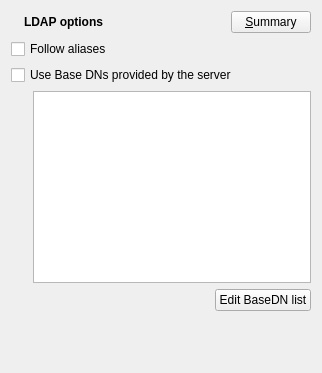
         <widget class="QWidget" name="WStackPage" >
          <layout class="QGridLayout" >
           <item row="0" column="0" colspan="3" >
            <layout class="QHBoxLayout" >
             <item>
              <widget class="QLabel" name="pixmapLabel5" >
               <property name="sizePolicy" >
                <sizepolicy vsizetype="Preferred" hsizetype="Maximum" >
                 <horstretch>0</horstretch>
                 <verstretch>0</verstretch>
                </sizepolicy>
               </property>
               <property name="pixmap" >
                <pixmap/>
               </property>
               <property name="scaledContents" >
                <bool>false</bool>
               </property>
               <property name="wordWrap" >
                <bool>false</bool>
               </property>
              </widget>
             </item>
             <item>
              <widget class="QLabel" name="textLabel9" >
               <property name="text" >
                <string>&lt;b>LDAP options&lt;/b></string>
               </property>
               <property name="wordWrap" >
                <bool>false</bool>
               </property>
              </widget>
             </item>
             <item>
              <widget class="QPushButton" name="pushButton10_2" >
               <property name="sizePolicy" >
                <sizepolicy vsizetype="Fixed" hsizetype="Maximum" >
                 <horstretch>0</horstretch>
                 <verstretch>0</verstretch>
                </sizepolicy>
               </property>
               <property name="text" >
                <string>&amp;Summary</string>
               </property>
               <property name="shortcut" >
                <string>Alt+S</string>
               </property>
              </widget>
             </item>
            </layout>
           </item>
           <item row="1" column="0" colspan="3" >
            <widget class="QCheckBox" name="aliasBox" >
             <property name="text" >
              <string>Follow aliases</string>
             </property>
            </widget>
           </item>
           <item row="2" column="0" colspan="3" >
            <widget class="QCheckBox" name="baseBox" >
             <property name="text" >
              <string>Use Base DNs provided by the server</string>
             </property>
            </widget>
           </item>
           <item row="3" column="1" colspan="2" >
            <widget class="QListWidget" name="baseDNView" />
           </item>
           <item row="4" column="1" >
            <spacer>
             <property name="orientation" >
              <enum>Qt::Horizontal</enum>
             </property>
             <property name="sizeType" >
              <enum>QSizePolicy::Expanding</enum>
             </property>
             <property name="sizeHint" >
              <size>
               <width>176</width>
               <height>21</height>
              </size>
             </property>
            </spacer>
           </item>
           <item row="3" column="0" >
            <spacer>
             <property name="orientation" >
              <enum>Qt::Horizontal</enum>
             </property>
             <property name="sizeType" >
              <enum>QSizePolicy::Fixed</enum>
             </property>
             <property name="sizeHint" >
              <size>
               <width>16</width>
               <height>21</height>
              </size>
             </property>
            </spacer>
           </item>
           <item row="5" column="2" >
            <spacer>
             <property name="orientation" >
              <enum>Qt::Vertical</enum>
             </property>
             <property name="sizeType" >
              <enum>QSizePolicy::Expanding</enum>
             </property>
             <property name="sizeHint" >
              <size>
               <width>21</width>
               <height>51</height>
              </size>
             </property>
            </spacer>
           </item>
           <item row="4" column="2" >
            <widget class="QPushButton" name="manageBaseButton" >
             <property name="text" >
              <string>Edit BaseDN list</string>
             </property>
             <property name="autoDefault" >
              <bool>false</bool>
             </property>
            </widget>
           </item>
          </layout>
         </widget>
